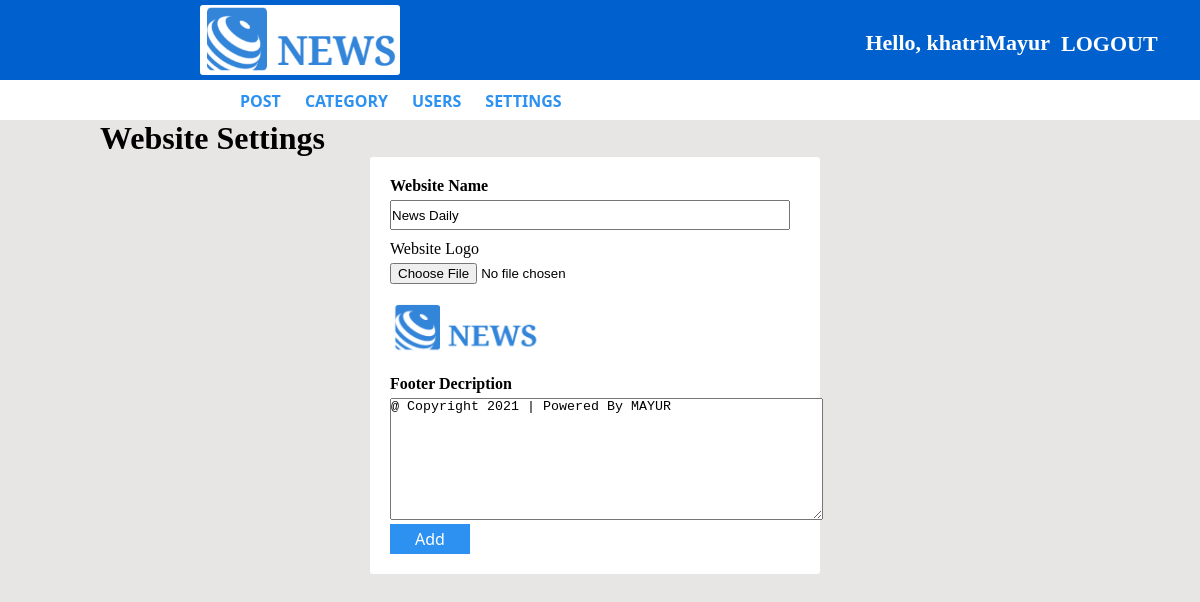
Screenshot of /admin/settings.php (signed in) with the database file from the repository.
### tables this page shows
CREATE TABLE `settings` (
  `websitename` varchar(60) NOT NULL,
  `logo` varchar(100) NOT NULL,
  `footerDescription` varchar(255) NOT NULL
);

### admin/settings.php (the view, shortened to what this page needs)
<!DOCTYPE html>
<html lang="en">
<head>
    <link rel="stylesheet" href="./CSS/add-user-style.css">
</head>
<body>
    <?php
    include 'Admin-panel-header.php';
    $sql1 = "SELECT * FROM settings";
    $result1 = mysqli_query($conn, $sql1) or die("Query Failed");
    if (mysqli_num_rows($result1) > 0) {
        while ($row1 = mysqli_fetch_assoc($result1)) {
    ?>
    <div class="content">
        <h1>Website Settings</h1>
        <div class="form">
            <form style="height: fit-content;" action="save-website-setting.php" method="post"
                enctype="multipart/form-data">
                <div class="form">
                    <label for="websitename"><b>Website Name</b></label>
                    <br>
                    <input required style="margin-top:5px;" type="text" name="websitename" id="websitename"
                        value="<?php echo $row1['websitename']; ?>" required>
                    <br>
                    <label>Website Logo</label>
                    <input style="margin-top:5px;" type="file" name="new-logo" id="file">
                    <br>
                    <div>
                        <img style="margin:0px;" src="images/<?php echo $row1['logo']; ?>" alt="Image">
                    </div>
                    <br>
                    <label for="footerDescription"><b>Footer Decription</b></b></label>
                    <br>
                    <textarea required style="margin-top:5px;" id="discription" name="footerDescription" rows="8"
                        cols="52"><?php echo $row1['footerDescription']; ?>
                    </textarea>
                    <br>
                    <button type="submit" name="add" value="add">Add</button>
                </div>
            </form>
        </div>
    </div>
    <?php
        }
    } else {
        echo "Result Not Found";
    }
    ?>
</body>
</html>

### admin/CSS/add-user-style.css (style rules this page uses)
body { background-color: rgba(230, 227, 227, 0.904); display: flex; flex-direction: column; align-items: center; justify-content: center; margin: 0; }
.content { width: 1000px; }
h1 { display: flex; align-self: flex-start; font-family: Cambria, Cochin, Georgia, Times, "Times New Roman", serif; }
form { width: 450px; height: 400px; margin-left: 270px; background-color: #fff; font-family: "Lucida Sans", "Lucida Sans Regular", "Lucida Grande"; align-items: center; border-radius: 3px; }
form input, select { width: 400px; margin-bottom: 10px; height: 30px; }
form .form { padding: 20px; }
button, .form button { cursor: pointer; margin-right: 45px; width: 80px; height: 30px; text-align: center; font-family: "Segoe UI", Tahoma, Geneva, Verdana, sans-serif; font-size: 16px; text-decoration: none; color: #fff; background-color: #2c91f0; outline: none; border: 0; }

### admin/CSS/style.css (style rules this page uses)
* { box-sizing: border-box; }
body { background-color: rgba(230, 227, 227, 0.904); display: flex; flex-direction: column; align-items: center; justify-content: center; margin: 0; }
img { height: 50px; width: 150px; border-radius: 3px; }

### admin/Admin-panel-header.php (style rules this page uses)
* { box-sizing: border-box; margin: 0; padding: 0; }

### rows the page displays
settings: websitename "News Daily", logo (picture), footerDescription "@ Copyright 2021 | Powered By MAYUR"

### other values shown
$_SESSION['username'] "khatriMayur"
